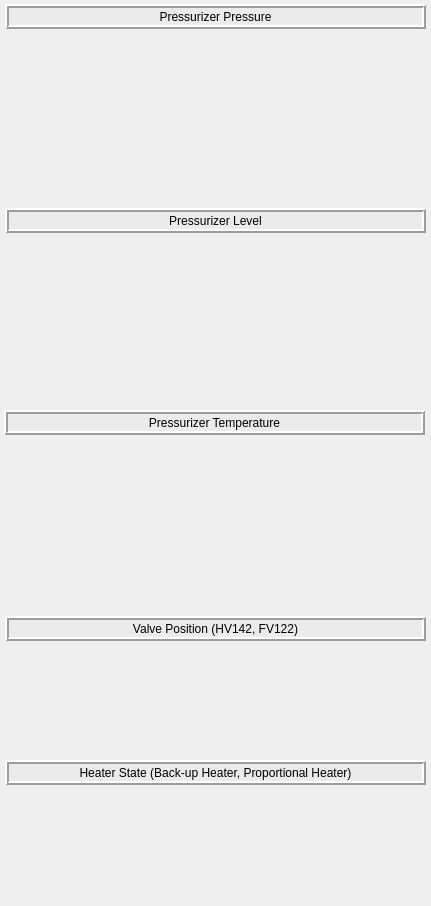
<?xml version="1.0" encoding="UTF-8"?>
<ui version="4.0">
 <class>Form</class>
 <widget class="QWidget" name="Form">
  <property name="geometry">
   <rect>
    <x>0</x>
    <y>0</y>
    <width>431</width>
    <height>906</height>
   </rect>
  </property>
  <property name="windowTitle">
   <string>Form</string>
  </property>
  <widget class="QWidget" name="layoutWidget_2">
   <property name="geometry">
    <rect>
     <x>5</x>
     <y>644</y>
     <width>421</width>
     <height>110</height>
    </rect>
   </property>
   <layout class="QHBoxLayout" name="PZR_his_valve"/>
  </widget>
  <widget class="QWidget" name="layoutWidget_3">
   <property name="geometry">
    <rect>
     <x>5</x>
     <y>789</y>
     <width>421</width>
     <height>110</height>
    </rect>
   </property>
   <layout class="QHBoxLayout" name="PZR_his_valve_2"/>
  </widget>
  <widget class="QWidget" name="layoutWidget">
   <property name="geometry">
    <rect>
     <x>5</x>
     <y>33</y>
     <width>421</width>
     <height>171</height>
    </rect>
   </property>
   <layout class="QHBoxLayout" name="PZR_his_pr"/>
  </widget>
  <widget class="QLabel" name="L_3">
   <property name="geometry">
    <rect>
     <x>5</x>
     <y>760</y>
     <width>421</width>
     <height>25</height>
    </rect>
   </property>
   <property name="minimumSize">
    <size>
     <width>0</width>
     <height>10</height>
    </size>
   </property>
   <property name="maximumSize">
    <size>
     <width>16777215</width>
     <height>25</height>
    </size>
   </property>
   <property name="styleSheet">
    <string notr="true">background-color: rgb(235, 235, 235);
font: 10pt &quot;HY헤드라인M&quot;;</string>
   </property>
   <property name="frameShape">
    <enum>QFrame::Box</enum>
   </property>
   <property name="frameShadow">
    <enum>QFrame::Raised</enum>
   </property>
   <property name="lineWidth">
    <number>2</number>
   </property>
   <property name="text">
    <string>Heater State (Back-up Heater, Proportional Heater)</string>
   </property>
   <property name="alignment">
    <set>Qt::AlignCenter</set>
   </property>
  </widget>
  <widget class="QLabel" name="L_1">
   <property name="geometry">
    <rect>
     <x>5</x>
     <y>4</y>
     <width>421</width>
     <height>25</height>
    </rect>
   </property>
   <property name="minimumSize">
    <size>
     <width>0</width>
     <height>20</height>
    </size>
   </property>
   <property name="maximumSize">
    <size>
     <width>16777215</width>
     <height>25</height>
    </size>
   </property>
   <property name="styleSheet">
    <string notr="true">background-color: rgb(235, 235, 235);
font: 10pt &quot;HY헤드라인M&quot;;</string>
   </property>
   <property name="frameShape">
    <enum>QFrame::Box</enum>
   </property>
   <property name="frameShadow">
    <enum>QFrame::Raised</enum>
   </property>
   <property name="lineWidth">
    <number>2</number>
   </property>
   <property name="text">
    <string>Pressurizer Pressure</string>
   </property>
   <property name="alignment">
    <set>Qt::AlignCenter</set>
   </property>
  </widget>
  <widget class="QLabel" name="L_2">
   <property name="geometry">
    <rect>
     <x>5</x>
     <y>616</y>
     <width>421</width>
     <height>25</height>
    </rect>
   </property>
   <property name="minimumSize">
    <size>
     <width>0</width>
     <height>10</height>
    </size>
   </property>
   <property name="maximumSize">
    <size>
     <width>16777215</width>
     <height>25</height>
    </size>
   </property>
   <property name="styleSheet">
    <string notr="true">background-color: rgb(235, 235, 235);
font: 10pt &quot;HY헤드라인M&quot;;</string>
   </property>
   <property name="frameShape">
    <enum>QFrame::Box</enum>
   </property>
   <property name="frameShadow">
    <enum>QFrame::Raised</enum>
   </property>
   <property name="lineWidth">
    <number>2</number>
   </property>
   <property name="text">
    <string>Valve Position (HV142, FV122)</string>
   </property>
   <property name="alignment">
    <set>Qt::AlignCenter</set>
   </property>
  </widget>
  <widget class="QWidget" name="layoutWidget_4">
   <property name="geometry">
    <rect>
     <x>5</x>
     <y>237</y>
     <width>421</width>
     <height>171</height>
    </rect>
   </property>
   <layout class="QHBoxLayout" name="PZR_his_lv"/>
  </widget>
  <widget class="QLabel" name="L_4">
   <property name="geometry">
    <rect>
     <x>5</x>
     <y>208</y>
     <width>421</width>
     <height>25</height>
    </rect>
   </property>
   <property name="minimumSize">
    <size>
     <width>0</width>
     <height>20</height>
    </size>
   </property>
   <property name="maximumSize">
    <size>
     <width>16777215</width>
     <height>25</height>
    </size>
   </property>
   <property name="styleSheet">
    <string notr="true">background-color: rgb(235, 235, 235);
font: 10pt &quot;HY헤드라인M&quot;;</string>
   </property>
   <property name="frameShape">
    <enum>QFrame::Box</enum>
   </property>
   <property name="frameShadow">
    <enum>QFrame::Raised</enum>
   </property>
   <property name="lineWidth">
    <number>2</number>
   </property>
   <property name="text">
    <string>Pressurizer Level</string>
   </property>
   <property name="alignment">
    <set>Qt::AlignCenter</set>
   </property>
  </widget>
  <widget class="QLabel" name="L_5">
   <property name="geometry">
    <rect>
     <x>4</x>
     <y>410</y>
     <width>421</width>
     <height>25</height>
    </rect>
   </property>
   <property name="minimumSize">
    <size>
     <width>0</width>
     <height>20</height>
    </size>
   </property>
   <property name="maximumSize">
    <size>
     <width>16777215</width>
     <height>25</height>
    </size>
   </property>
   <property name="styleSheet">
    <string notr="true">background-color: rgb(235, 235, 235);
font: 10pt &quot;HY헤드라인M&quot;;</string>
   </property>
   <property name="frameShape">
    <enum>QFrame::Box</enum>
   </property>
   <property name="frameShadow">
    <enum>QFrame::Raised</enum>
   </property>
   <property name="lineWidth">
    <number>2</number>
   </property>
   <property name="text">
    <string>Pressurizer Temperature</string>
   </property>
   <property name="alignment">
    <set>Qt::AlignCenter</set>
   </property>
  </widget>
  <widget class="QWidget" name="layoutWidget_5">
   <property name="geometry">
    <rect>
     <x>6</x>
     <y>440</y>
     <width>421</width>
     <height>171</height>
    </rect>
   </property>
   <layout class="QHBoxLayout" name="PZR_his_temp"/>
  </widget>
 </widget>
 <resources/>
 <connections/>
</ui>
